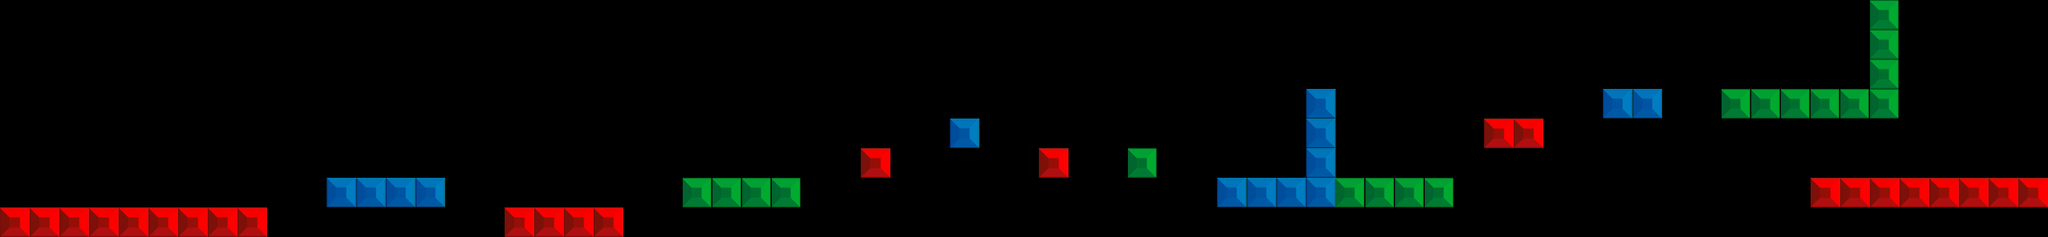

Below is a game level as drawn by its tile map, then a one-line description and the .tmx that defines it (tile-layer data replaced by summaries):
An orthogonal 69x8 tile map with 32x32 px tiles, 3 tile layers (red, blue, green) and 17 objects.

<map version="1.0" orientation="orthogonal" width="69" height="8" tilewidth="32" tileheight="32">
 <tileset firstgid="1" name="blocks" tilewidth="32" tileheight="32">
  <image source="blocks.png" width="96" height="32" />
 </tileset>
 <layer name="red" width="69" height="8">
  <data>[552 cells, 25 non-empty, 1 distinct tile ids]</data>
 </layer>
 <layer name="blue" width="69" height="8">
  <data>[552 cells, 14 non-empty, 1 distinct tile ids]</data>
 </layer>
 <layer name="green" width="69" height="8">
  <data>[552 cells, 18 non-empty, 1 distinct tile ids]</data>
 </layer>
 <objectgroup name="hearts" width="69" height="8">
  <object x="241" y="208">
   <ellipse />
  </object>
  <object x="273" y="208">
   <ellipse />
  </object>
  <object x="320" y="144">
   <ellipse />
  </object>
  <object x="417" y="176">
   <ellipse />
  </object>
  <object x="512" y="111">
   <ellipse />
  </object>
  <object x="786" y="176">
   <ellipse />
  </object>
  <object x="818" y="177">
   <ellipse />
  </object>
  <object x="1041" y="113">
   <ellipse />
  </object>
  <object x="945" y="145">
   <ellipse />
  </object>
  <object x="1137" y="144">
   <ellipse />
  </object>
  <object x="1232" y="143">
   <ellipse />
  </object>
  <object x="1615" y="113">
   <ellipse />
  </object>
  <object x="1648" y="114">
   <ellipse />
  </object>
  <object x="1969" y="82">
   <ellipse />
  </object>
  <object x="2064" y="178">
   <ellipse />
  </object>
  <object x="2096" y="177">
   <ellipse />
  </object>
  <object x="2128" y="177">
   <ellipse />
  </object>
 </objectgroup>
</map>
